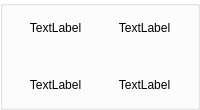
        <widget class="QGroupBox" name="groupBox_68">
         <property name="minimumSize">
          <size>
           <width>110</width>
           <height>110</height>
          </size>
         </property>
         <property name="styleSheet">
          <string notr="true">background-color: qlineargradient(spread:pad, x1:0, y1:0, x2:1, y2:0, stop:0.448864 rgba(255, 255, 255, 25));</string>
         </property>
         <property name="title">
          <string/>
         </property>
         <layout class="QGridLayout" name="gridLayout_54">
          <item row="0" column="0">
           <layout class="QGridLayout" name="gridLayout_53">
            <item row="1" column="0">
             <widget class="QLabel" name="label_201">
              <property name="text">
               <string/>
              </property>
             </widget>
            </item>
            <item row="1" column="1">
             <widget class="QLabel" name="label_202">
              <property name="text">
               <string/>
              </property>
             </widget>
            </item>
            <item row="2" column="0">
             <widget class="QLabel" name="label_16">
              <property name="text">
               <string>TextLabel</string>
              </property>
              <property name="alignment">
               <set>Qt::AlignCenter</set>
              </property>
             </widget>
            </item>
            <item row="0" column="0">
             <widget class="QLabel" name="label_15">
              <property name="text">
               <string>TextLabel</string>
              </property>
              <property name="alignment">
               <set>Qt::AlignCenter</set>
              </property>
             </widget>
            </item>
            <item row="0" column="1">
             <widget class="QLabel" name="label_18">
              <property name="text">
               <string>TextLabel</string>
              </property>
              <property name="alignment">
               <set>Qt::AlignCenter</set>
              </property>
             </widget>
            </item>
            <item row="2" column="1">
             <widget class="QLabel" name="label_17">
              <property name="text">
               <string>TextLabel</string>
              </property>
              <property name="alignment">
               <set>Qt::AlignCenter</set>
              </property>
             </widget>
            </item>
           </layout>
          </item>
         </layout>
        </widget>
